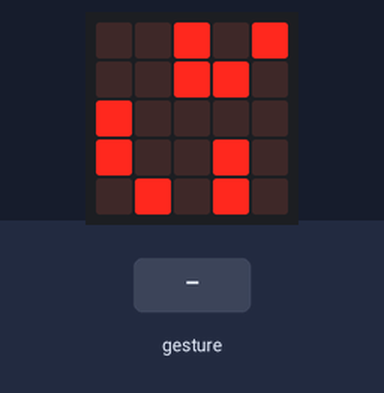
Bench run of a program on a simulated BBC micro:bit running MicroPython. Parts: the board's 5×5 LED display. The test bench sets the inputs (shaded band). Random numbers come from a fixed seed; a tilt is held for 1.5 s and a shake lasts 1 s, then the board lies face up again.

Above: at 1.2 s.
1.3 s: gesture 'shake'
At 3.01 s:
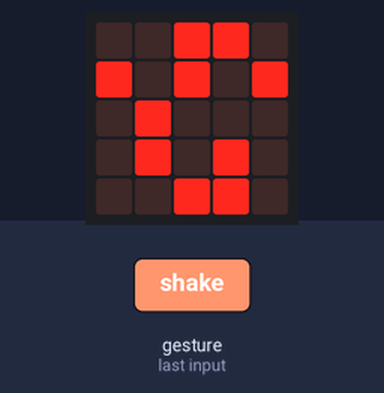
3.3 s: gesture 'shake'
At 4.87 s:
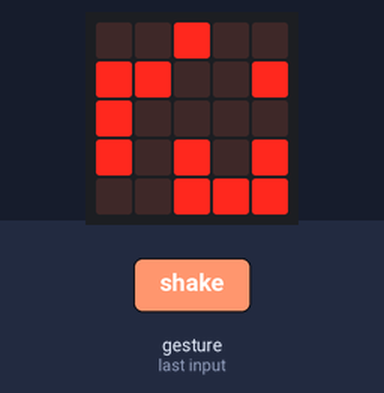
5.3 s: gesture 'shake'
At 7.27 s:
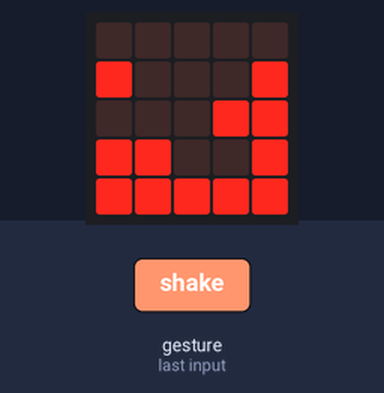
7.3 s: gesture 'shake'
At 9.28 s:
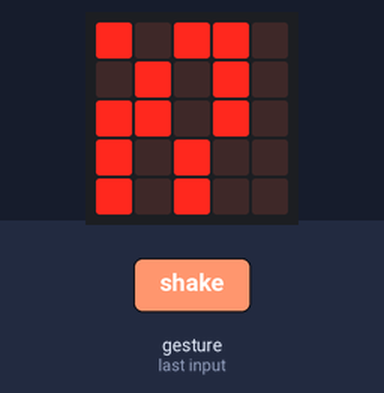
9.3 s: gesture 'shake'
At 15.6 s:
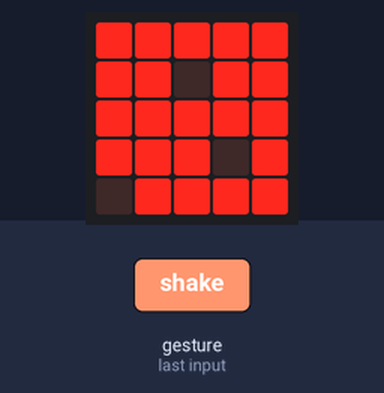

Measured:
- what the display in image 1 shows lasts 0.4 s, from 2.8 s to 3.2 s

The program:

Day_2_-_Fill_Pixel.py
```python
# Program that randomly turns on LEDs on the display. Shaking the
# micro:bit will clear all of the LEDs and start the process over
# EPIC 2022
# Paul Hummel

from microbit import *
import urandom

# Code in a 'while True:' loop repeats forever
while True:
    #fill in the display, 1 pixel at a time randomly
    x = urandom.randrange(0,5)
    y = urandom.randrange(0,5)
    display.set_pixel(x,y,9)
    sleep(100)
    if (accelerometer.was_gesture('shake')):
        display.clear()
        sleep(100)
```
